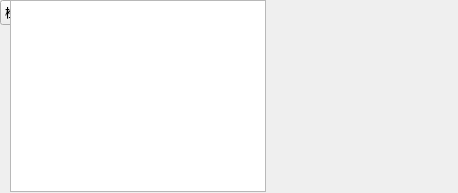
<?xml version="1.0" encoding="UTF-8"?>
<ui version="4.0">
 <class>AssetWidget</class>
 <widget class="QWidget" name="AssetWidget">
  <property name="geometry">
   <rect>
    <x>0</x>
    <y>0</y>
    <width>458</width>
    <height>193</height>
   </rect>
  </property>
  <property name="windowTitle">
   <string>Form</string>
  </property>
  <widget class="QComboBox" name="comboBox">
   <property name="geometry">
    <rect>
     <x>0</x>
     <y>0</y>
     <width>131</width>
     <height>25</height>
    </rect>
   </property>
   <property name="currentText">
    <string>检测模式 [连续]</string>
   </property>
   <item>
    <property name="text">
     <string>检测模式 [连续]</string>
    </property>
   </item>
   <item>
    <property name="text">
     <string>增益调节 [×1]</string>
    </property>
   </item>
   <item>
    <property name="text">
     <string>音量调节 [×8]</string>
    </property>
   </item>
   <item>
    <property name="text">
     <string>黄色报警阈值[20]dB</string>
    </property>
   </item>
   <item>
    <property name="text">
     <string>红色报警阈值[20]dB</string>
    </property>
   </item>
   <item>
    <property name="text">
     <string>连续录波[5s]</string>
    </property>
   </item>
   <item>
    <property name="text">
     <string>最大值重置</string>
    </property>
   </item>
  </widget>
  <widget class="QTreeView" name="treeView">
   <property name="geometry">
    <rect>
     <x>10</x>
     <y>0</y>
     <width>256</width>
     <height>192</height>
    </rect>
   </property>
  </widget>
 </widget>
 <resources/>
 <connections/>
</ui>
